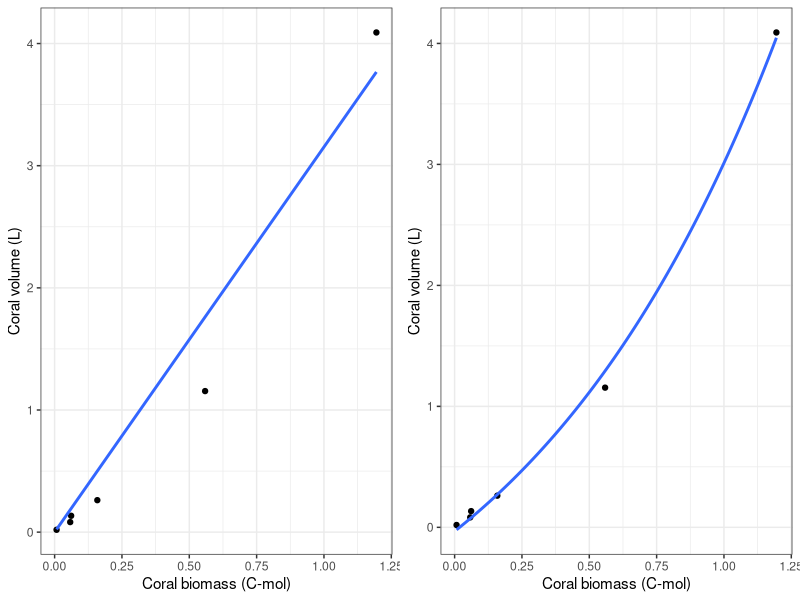

Generate this figure with R:
## ---- chunk 1
# Set kintr options
knitr::opts_chunk$set(echo = TRUE, warning = FALSE, message = FALSE, cache = FALSE)

# Load libraries
library(tidyverse)  # install.packages("tidyverse")
library(cowplot)  # install.packages("cowplot")

# Load R functions
sapply(list.files(path="R/", pattern="*", full.names = TRUE), FUN=source)
## ---- chunk 2
# Data from:
# Jokiel PL, Morrissey JI (1986) Influence of size on primary production in the 
#   reef coral Pocillopora damicornis and the macroalga Acanthophora spicifera. 
#   Mar Biol 91:15–26

# Enter data from Table 1
df <- data_frame(
  radius.cm = c(2.1, 3.4, 4.0, 5.0, 8.2, 12.5),
  tissue.dry.wt.g = c(0.21, 1.68, 1.78, 4.60, 16.21, 34.66)
)

# Calculate colony volume (as a hemisphere) and convert biomass to Cmol
#   Assumes 41.4% carbon by weight (Schutter et al. 2010)
df <- df %>%
  mutate(vol.m3 = 2/3 * pi * (radius.cm / 100)^3,
         vol.L = vol.m3 * 1000,
         Cmol = tissue.dry.wt.g * 0.414 / 12.011)  # gBiomass * 0.414 gC/gBiomass * 1molC/12.011gC

# Plot volume as a function of biomass - fit linear and exponential
lin <- ggplot(df, aes(x=Cmol, y=vol.L)) + 
  geom_point() + 
  geom_smooth(method = "lm", se=FALSE, formula=y~x-1) +
  labs(x="Coral biomass (C-mol)", y="Coral volume (L)") +
  theme_bw()

expo <- ggplot(df, aes(x=Cmol, y=vol.L)) + 
  geom_point() + 
  geom_smooth(method = "lm", se=FALSE, formula=y~exp(x)) +
  labs(x="Coral biomass (C-mol)", y="Coral volume (L)") +
  theme_bw()

plot_grid(lin, expo)

# Calculate slope of linear fit
linmod <- lm(vol.L ~ Cmol - 1, data=df)
coef(linmod)

# Get coefficients of exponential model
expomod <- nls(vol.L ~ a * Cmol ^ b, start=c(a=1, b=1), trace=F, data=df)
#plot(vol.L ~ Cmol, data=df)
#with(df, lines(Cmol, coef(expomod)[1] * Cmol ^ coef(expomod)[2]))
coef(expomod)

